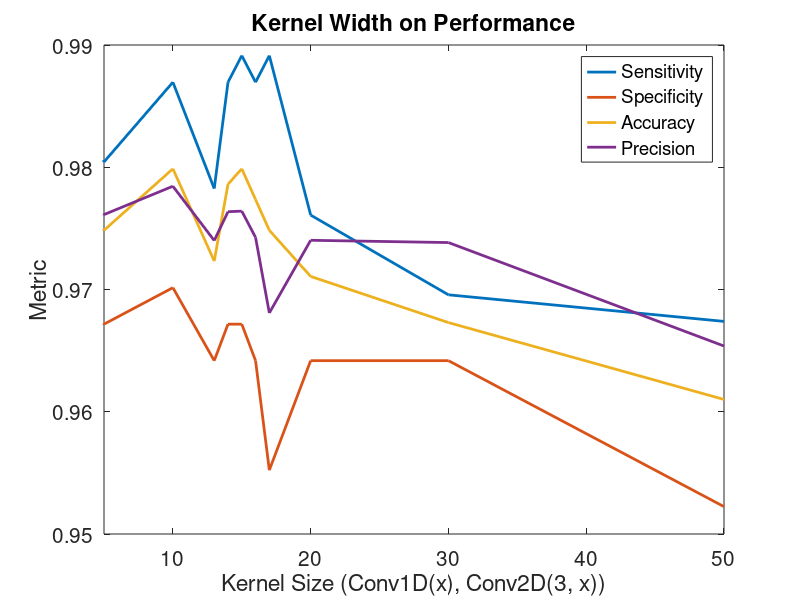

This chart was generated by the following MATLAB code:
% Kernel Width
clear all; close all;

k_width = [3, 5, 10, 13, 14, 15, 16, 17, 20, 30, 50];
sensitivity = [0.9869565217391305, 0.9804347826086957, 0.9869565217391305, 0.9782608695652174, 0.9869565217391305, 0.9891304347826086, 0.9869565217391305, 0.9891304347826086, 0.9760869565217393, 0.9695652173913043, 0.9673913043478259]; 
specificity = [0.9701492537313433, 0.9671641791044777, 0.9701492537313433, 0.9641791044776118, 0.9671641791044776, 0.9671641791044776, 0.964179104477612, 0.9552238805970148, 0.964179104477612, 0.964179104477612, 0.9522388059701493]; 
accuracy = [0.979874213836478, 0.9748427672955975, 0.979874213836478, 0.9723270440251571, 0.9786163522012579, 0.979874213836478, 0.9773584905660379, 0.9748427672955975, 0.9710691823899371, 0.9672955974842768, 0.9610062893081761];
precision = [0.9784478728377746, 0.976127042861548, 0.9784478728377746, 0.9740050038787766, 0.9763639471944208, 0.9764117255030687, 0.9742611878686601, 0.9680822165227758, 0.9740263734952046, 0.9738398347795261, 0.9653764610450475]; 

figure(1);
plot(k_width, sensitivity,'linewidth',2);
hold on;
plot(k_width, specificity,'linewidth',2);
plot(k_width, accuracy,'linewidth',2);
plot(k_width, precision,'linewidth',2);

xlabel('Kernel Size (Conv1D(x), Conv2D(3, x))');
ylabel('Metric');
title('Kernel Width on Performance');
xlim([5, 50]);
legend('Sensitivity', 'Specificity', 'Accuracy', 'Precision');
set(gca,'fontsize',15)
